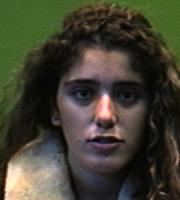
#> input picture Input/faces94/female/9338535/9338535.12.jpg, 180 x 200 px; its folder holds only this picture in this run
$ jupyter execute --allow-errors entrega2.ipynb   (older library calls are emulated)
#> lines starting #> are read from the running program, lines starting #| are printed output that depends on the picture
# Proyecto integrador 1
## Proyecto de analisis de imagenes
## Integrantes:

   - Juliana Ochoa Ramirez
   - Javier Arturo Rozo Alzate
   - Mateo Graciano
   - Cristian David Muñoz Mora
   - Juan Mauricio Cuscagua López


## Librerias usadas en el proyecto y funciones creadas utiles

[cell 1]
import cv2 # Lee las imagenes jpg
import numpy as np
import matplotlib.pyplot as plt
import seaborn as sns
from sklearn.metrics import confusion_matrix
from skimage.measure import  compare_ssim
from collections import Counter


def plot_confusion_matrix(y_true, y_pred, classes,
                          normalize=True,
                          title=None,
                          cmap=plt.cm.Blues):
    """
    This function prints and plots the confusion matrix.
    Normalization can be applied by setting `normalize=True`.
    """
    if not title:
        if normalize:
            title = 'Normalized confusion matrix'
        else:
            title = 'Confusion matrix, without normalization'

    # Compute confusion matrix
    cm = confusion_matrix(y_true, y_pred)
    # Only use the labels that appear in the data
    classes = ['faces','outliers']#classes[unique_labels(y_true, y_pred)]
    if normalize:
        cm = cm.astype('float') / cm.sum(axis=1)[:, np.newaxis]
        print("Normalized confusion matrix")
    else:
        print('Confusion matrix, without normalization')

    #print(cm)

    fig, ax = plt.subplots()
    im = ax.imshow(cm, interpolation='nearest', cmap=cmap)
    ax.figure.colorbar(im, ax=ax)
    # We want to show all ticks...
    ax.set(xticks=np.arange(cm.shape[1]),
           yticks=np.arange(cm.shape[0]),
           # ... and label them with the respective list entries
           xticklabels=classes, yticklabels=classes,
           title=title,
           ylabel='True label',
           xlabel='Predicted label')

    # Rotate the tick labels and set their alignment.
    plt.setp(ax.get_xticklabels(), rotation=45, ha="right",
             rotation_mode="anchor")

    # Loop over data dimensions and create text annotations.
    fmt = '.2f' if normalize else 'd'
    thresh = cm.max() / 2.
    for i in range(cm.shape[0]):
        for j in range(cm.shape[1]):
            ax.text(j, i, format(cm[i, j], fmt),
                    ha="center", va="center",
                    color="white" if cm[i, j] > thresh else "black")
    fig.tight_layout()
    return ax


np.set_printoptions(precision=2)

# Lectura y preprocesamiento de datos

[cell 2]
#List all image files
import glob
image_list = []
base1='input/faces94/*'
male=[]
female=[]
n_im=0
for root1 in glob.glob(base1):
    base2=root1+'/*'
    for (root2) in glob.glob(base2):
        base3=root2+'/*.jpg'
        for (root3) in glob.glob(base3):
            image_list.append(root3)
            if('/male/'in root3):
                male.append(n_im)
            if('/female/'in root3):
                female.append(n_im)
            if('/malestaff/'in root3):
                male.append(n_im)
            n_im+=1

# Make a whole matrix with all dataset 180x180*num_images
data_set=np.zeros((len(image_list),180,180))
data_set_vec=np.zeros((180*180,len(image_list)))
for image in range(len(image_list)):
    data_set[image,:,:]=cv2.cvtColor(cv2.resize(cv2.imread(image_list[image]),(180, 180)),cv2.COLOR_BGR2GRAY)
    data_set_vec[:,image]=np.reshape(data_set[image,:,:], (-1))
outlier_list = []
base1='input/Outliers/*'
for root1 in glob.glob(base1):
    outlier_list.append(root1)

data_set_out=np.zeros((len(outlier_list),180,180))
data_set_out_vec=np.zeros((180*180,len(outlier_list)))
for image in range(len(outlier_list)):
    data_set_out[image,:,:]=cv2.cvtColor(cv2.resize(cv2.imread(outlier_list[image]),(180, 180)),cv2.COLOR_BGR2GRAY)
    data_set_out_vec[:,image]=np.reshape(data_set_out[image,:,:], (-1))

[cell 3]
plt.rcParams['figure.figsize'] = [15,5]
data_set_vec_mean=np.reshape(np.mean(data_set_vec,axis=1),(-1,1))
data_no_mean=data_set_vec-data_set_vec_mean
fig, axs = plt.subplots(nrows=1, ncols=3)
axs[0].imshow(np.reshape(data_set_vec_mean,(180,180)), cmap = plt.cm.gray)
axs[0].tick_params(labelleft=False, labelbottom=False, bottom=False,top=False,right=False,left=False, which='both')

#> (the rest of this cell did not finish here and is left out)

## Calculando los eigenvectors y values de $AA^{T}$

[cell 4]
matrix_trick=np.dot(data_no_mean.transpose(),data_no_mean)

#eigenvalues, eigenvectors, = np.linalg.eig(matrix_trick)

eigenvectors, eigenvalues, eigenvectors = np.linalg.svd(matrix_trick)

eig_pairs = [(eigenvalues[index], eigenvectors[:,index]) for index in range(len(eigenvalues))]

#Sort the eigen pairs in descending order:
#eig_pairs.sort()
#eigvalues_sort  = [eig_pairs[index][0] for index in range(len(eigenvalues))]
#eigvectors_sort = [eig_pairs[index][1] for index in range(len(eigenvalues))]

# Varianza explicada en función de eigenvectors escogidos

[cell 5]
plt.rcParams['figure.figsize'] = [5,5]
var_comp_sum = np.cumsum(eigenvalues)/sum(eigenvalues);

num_comp = range(1,len(eigenvalues)+1);
plt.title('Cum. Prop. Variance Explain and Components Kept')
plt.xlabel('Principal Components')
plt.ylabel('Cum. Prop. Variance Expalined')

plt.scatter(num_comp, var_comp_sum)
plt.show()
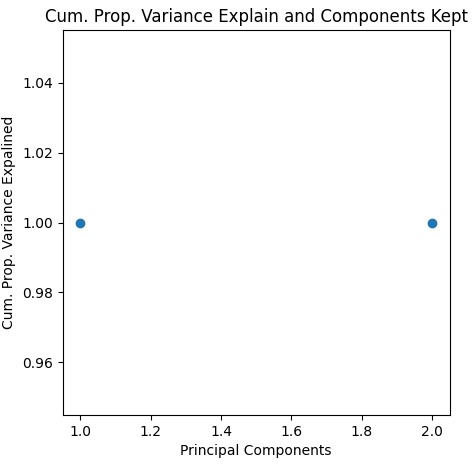
#> figure drawn by matplotlib, 1 panel

## Calculo de la nueva base con 500 vectores propios

[cell 6]
reduced_eig = np.array(eigenvectors[:500]).transpose()
eig_face = np.dot(data_no_mean,reduced_eig)
eig_face = eig_face.transpose()

for i in range(eig_face.shape[0]):
    eig_face[i,:]=eig_face[i,:]/np.linalg.norm(eig_face[i,:],ord=None)

W=np.dot(eig_face,data_no_mean)


plt.rcParams['figure.figsize'] = [10,10]

foto=1600
foto_rec=data_set_vec_mean.copy()

fig, axs = plt.subplots(nrows=4, ncols=4)
#> (the rest of this cell did not finish here and is left out)

### Calculo de la nueva base con 16 vectores propios

[cell 7]
reduced_eig = np.array(eigenvectors[:162]).transpose()
eig_face = np.dot(data_no_mean,reduced_eig)
eig_face = eig_face.transpose()

for i in range(eig_face.shape[0]):
    eig_face[i,:]=eig_face[i,:]/np.linalg.norm(eig_face[i,:],ord=None)

W=np.dot(eig_face,data_no_mean)


plt.rcParams['figure.figsize'] = [10,10]

foto=1600
foto_rec=data_set_vec_mean.copy()

fig, axs = plt.subplots(nrows=4, ncols=4)
#> (the rest of this cell did not finish here and is left out)

### Calculo de qué tan mal representada queda una imagen en la nueva base

[cell 8]
reduced_eig = np.array(eigenvectors[:16]).transpose()
eig_face = np.dot(data_no_mean,reduced_eig)
eig_face = eig_face.transpose()

for i in range(eig_face.shape[0]):
    eig_face[i,:]=eig_face[i,:]/np.linalg.norm(eig_face[i,:],ord=None)

W=np.dot(eig_face,data_no_mean)
plt.rcParams['figure.figsize'] = [10,10]

data_set_rec=data_set_vec.copy()
media=np.reshape(data_set_vec_mean.copy(),data_set_rec[:,1].shape)
for foto in range(data_set_vec.shape[1]):
    data_set_rec[:,foto]=media
    for i in range(eig_face.shape[0]):
        data_set_rec[:,foto]=data_set_rec[:,foto]+W[i,foto]*np.reshape(eig_face[i,:],data_set_rec[:,foto].shape);

plt.rcParams['figure.figsize'] = [10,15]

fig, axs = plt.subplots(nrows=1, ncols=2)
foto=2500
#> (the rest of this cell did not finish here and is left out)

[cell 9]
dist=[]
for foto in range(data_set_vec.shape[1]):
    aux=data_set_vec[:,foto]-data_set_rec[:,foto]
    dist.append(np.linalg.norm(aux,ord=None))


sns.distplot(dist)
plt.title('Distribución de distancias (Original a reconstruida)')
plt.show()
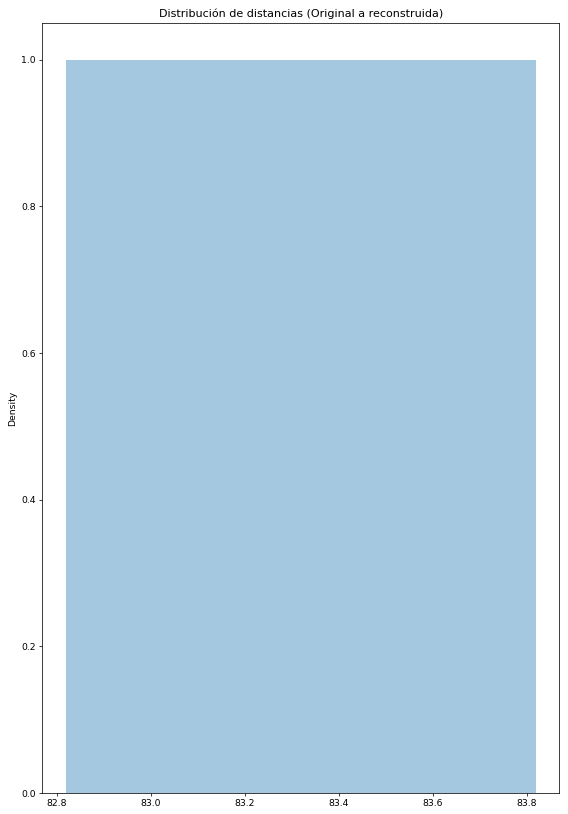
#> figure drawn by matplotlib, 1 panel

orden=np.argsort(np.array(dist));

fig, axs = plt.subplots(nrows=1, ncols=2)
axs[0].imshow(np.reshape(data_set_rec[:,orden[0]],(180,180)), cmap = plt.cm.gray) #check
axs[0].set_title('Imagen menos deformada')
#plt.show()

axs[1].imshow(np.reshape(data_set_rec[:,orden[-1]],(180,180)), cmap = plt.cm.gray) #check
axs[1].set_title('Imagen más deformada')
plt.show();
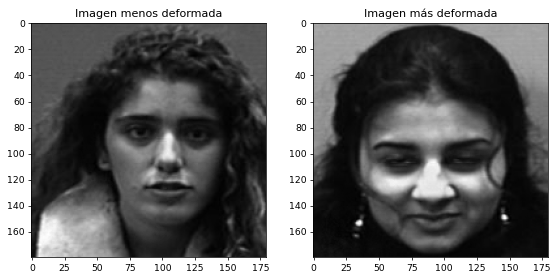
#> figure drawn by matplotlib, 2 panels


fig, axs = plt.subplots(nrows=1, ncols=2)
axs[0].imshow(np.reshape(data_set_vec[:,orden[0]],(180,180)), cmap = plt.cm.gray) #check
axs[0].set_title('Imagen menos deformada')
#plt.show()

axs[1].imshow(np.reshape(data_set_vec[:,orden[-1]],(180,180)), cmap = plt.cm.gray) #check
axs[1].set_title('Imagen más deformada')
plt.show();

# Identificación de outliers

[cell 10]
reduced_eig = np.array(eigenvectors[:100]).transpose()
eig_face = np.dot(data_no_mean,reduced_eig)
eig_face = eig_face.transpose()

for i in range(eig_face.shape[0]):
    eig_face[i,:]=eig_face[i,:]/np.linalg.norm(eig_face[i,:],ord=None)


for i in range(eig_face.shape[0]):
    eig_face[i,:]=eig_face[i,:]/np.linalg.norm(eig_face[i,:],ord=None)

W=np.dot(eig_face,data_no_mean)
plt.rcParams['figure.figsize'] = [10,10]

data_set_rec=data_set_vec.copy()
media=np.reshape(data_set_vec_mean.copy(),data_set_rec[:,1].shape)
for foto in range(data_set_vec.shape[1]):
    data_set_rec[:,foto]=media
    for i in range(eig_face.shape[0]):
        data_set_rec[:,foto]+=W[i,foto]*np.reshape(eig_face[i,:],data_set_rec[:,foto].shape)

dist=[]
for foto in range(data_set_vec.shape[1]):
    aux=data_set_vec[:,foto]-data_set_rec[:,foto]
    dist.append(np.linalg.norm(aux,ord=None))


### Outliers
data_out_no_mean=data_set_out_vec-data_set_vec_mean

W=np.dot(eig_face,data_out_no_mean)
plt.rcParams['figure.figsize'] = [10,10]

data_set_out_rec=data_set_vec.copy()
media=np.reshape(data_set_vec_mean.copy(),data_set_rec[:,1].shape)
for foto in range(data_set_out_vec.shape[1]):
    data_set_out_rec[:,foto]=media
    for i in range(eig_face.shape[0]):
        data_set_out_rec[:,foto]+=W[i,foto]*np.reshape(eig_face[i,:],data_set_out_rec[:,foto].shape)

plt.rcParams['figure.figsize'] = [10,10]
fig, axs = plt.subplots(nrows=2, ncols=2)
foto=1
axs[0,0].imshow(np.reshape(data_set_out_rec[:,foto],(180,180)), cmap = plt.cm.gray)
#> (the rest of this cell did not finish here and is left out)

[cell 11]
plt.rcParams['figure.figsize'] = [5,5]

distances_out=[]
for foto in range(data_set_out_vec.shape[1]):
    aux=data_set_out_vec[:,foto]-data_set_out_rec[:,foto]
    distances_out.append(np.linalg.norm(aux,ord=None))

orden=np.argsort(np.array(distances_out))

fig, axs = plt.subplots(nrows=1, ncols=2)
#> (the rest of this cell did not finish here and is left out)

# Identificación de outliers: Incluyendolos desde el comienzo

[cell 12]
data_set_aum_vec=np.append(data_set_vec,data_set_out_vec,axis=1)
data_set_aum_vec_mean=np.reshape(np.mean(data_set_aum_vec,axis=1),(-1,1))
data_aum_no_mean=data_set_aum_vec-data_set_aum_vec_mean

matrix_trick=np.dot(data_aum_no_mean.transpose(),data_aum_no_mean)

eigenvectors, eigenvalues, eigenvectors = np.linalg.svd(matrix_trick)

eig_pairs = [(eigenvalues[index], eigenvectors[:,index]) for index in range(len(eigenvalues))]

# Sort the eigen pairs in descending order:
#eig_pairs.sort(reverse=True)
#eigvalues_sort  = [eig_pairs[index][0] for index in range(len(eigenvalues))]
#eigvectors_sort = [eig_pairs[index][1] for index in range(len(eigenvalues))]

[cell 13]
reduced_eig = np.array(eigenvectors[:100]).transpose()
eig_face = np.dot(data_aum_no_mean,reduced_eig)
eig_face = eig_face.transpose()

for i in range(eig_face.shape[0]):
    eig_face[i,:]=eig_face[i,:]/np.linalg.norm(eig_face[i,:],ord=None)

W=np.dot(eig_face,data_aum_no_mean)


plt.rcParams['figure.figsize'] = [10,10]

foto=2500
foto_rec=data_set_vec_mean.copy()

fig, axs = plt.subplots(nrows=4, ncols=4)
#> (the rest of this cell did not finish here and is left out)

[cell 14]
data_set_aum_rec=data_set_aum_vec.copy()
media=np.reshape(data_set_aum_vec_mean.copy(),data_set_aum_rec[:,1].shape)
for foto in range(data_set_aum_vec.shape[1]):
    data_set_aum_rec[:,foto]=media
    for i in range(eig_face.shape[0]):
        data_set_aum_rec[:,foto]+=W[i,foto]*np.reshape(eig_face[i,:],data_set_aum_rec[:,foto].shape)


plt.rcParams['figure.figsize'] = [5,5]

distances=[]
for foto in range(data_set_aum_vec.shape[1]):
    aux=data_set_aum_vec[:,foto]-data_set_aum_rec[:,foto]
    distances.append(np.linalg.norm(aux,ord=None))

orden=np.argsort(np.array(distances))

fig, axs = plt.subplots(nrows=1, ncols=2)
axs[0].imshow(np.reshape(data_set_aum_rec[:,orden[0]],(180,180)), cmap = plt.cm.gray) #check
axs[0].set_title('Imagen menos deformada')
#plt.show()

axs[1].imshow(np.reshape(data_set_aum_rec[:,orden[-1]],(180,180)), cmap = plt.cm.gray) #check
axs[1].set_title('Imagen más deformada')
plt.show();
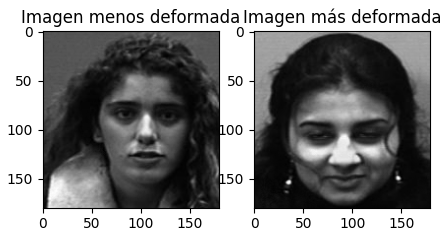
#> figure drawn by matplotlib, 2 panels


fig, axs = plt.subplots(nrows=1, ncols=2)
axs[0].imshow(np.reshape(data_set_aum_vec[:,orden[0]],(180,180)), cmap = plt.cm.gray) #check
axs[0].set_title('Imagen menos deformada')
#plt.show()

axs[1].imshow(np.reshape(data_set_aum_vec[:,orden[-1]],(180,180)), cmap = plt.cm.gray) #check
axs[1].set_title('Imagen más deformada')
plt.show();


sns.distplot(dist)
plt.title('Distribución de distancias')
plt.show();
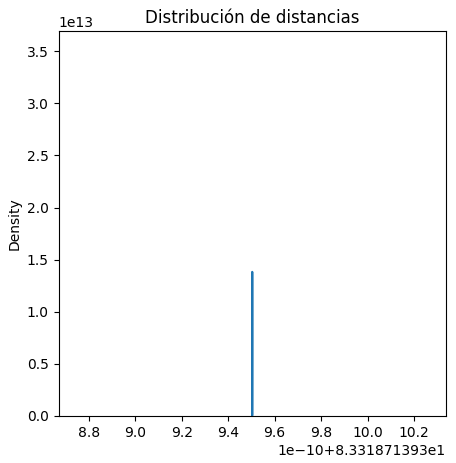
#> figure drawn by matplotlib, 1 panel

[cell 15]
LI= np.percentile(distances,25)-1.5*(np.percentile(distances,75)-np.percentile(distances,25))
LS= np.percentile(distances,75)+1.5*(np.percentile(distances,75)-np.percentile(distances,25))

outliers = np.argwhere( (distances> LS))

L_Faces=np.zeros(data_set.shape[0])
L_Out=np.ones(data_set_out.shape[0])
L=np.concatenate((L_Faces,L_Out))

LOut=Counter(L[outliers[:,0]])
Outliers={"Fotos que son Outliers":LOut[0], "Verdaderos outliers": LOut[1]}
Fotos={"Verdaderas Fotos":len(data_set)-LOut[0], "Outliers que son fotos":len(data_set_out)-LOut[1]}

#print(Outliers)
#print(Fotos)

L2=np.zeros(L.shape[0])
for i in outliers:
    L2[i]=1

#> (the rest of this cell did not finish here and is left out)


# Definicion de cluster: Mujeres y Hombres

[cell 16]
import glob

female=[]
base1='input/faces94/female/*'
for root1 in glob.glob(base1):
    base2=root1+'/*.jpg'
    for root2 in glob.glob(base2):
        female.append(root2)

data_set_M=np.zeros((len(female),180,180))
data_set_vec_M=np.zeros((180*180,len(female)))
for image in range(len(female)):
    data_set_M[image,:,:]=cv2.cvtColor(cv2.resize(cv2.imread(female[image]),(180, 180)),cv2.COLOR_BGR2GRAY)
    data_set_vec_M[:,image]=np.reshape(data_set_M[image,:,:], (-1))

[cell 17]
plt.rcParams['figure.figsize'] = [15,5]
data_set_vec_M_mean=np.reshape(np.mean(data_set_vec_M,axis=1),(-1,1))

plt.imshow(np.reshape(data_set_vec_M_mean,(180,180)), cmap = plt.cm.gray)
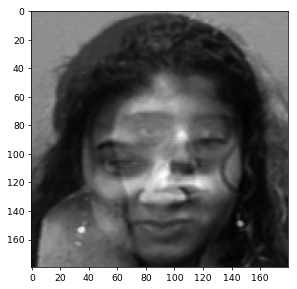
#> figure drawn by matplotlib, 1 panel

[cell 18]
data_set_vec_M_NO_mean=data_set_vec_M_mean-data_set_vec_mean
W_M_Mean=np.dot(eig_face,data_set_vec_M_NO_mean)

data_no_mean_M=data_set_vec_M-data_set_vec_mean

W_M_Mean=np.dot(eig_face,data_set_vec_M_NO_mean)

W_M=np.dot(eig_face,data_no_mean_M)

print(W_M)

[cell 19]
distancia=np.linalg.norm((W_M-W_M_Mean),ord=None, axis=0)
sns.distplot(distancia);
plt.title('Distribución de distancias');
plt.show();
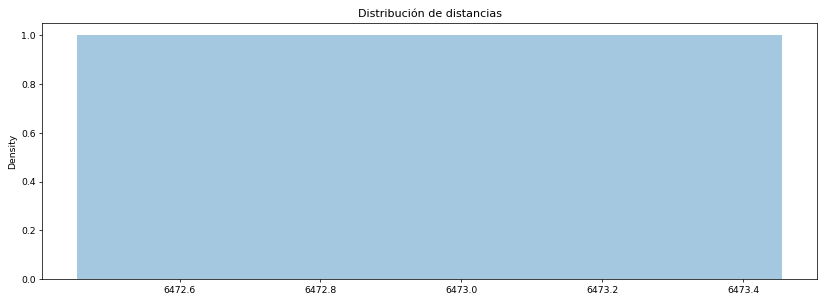
#> figure drawn by matplotlib, 1 panel
